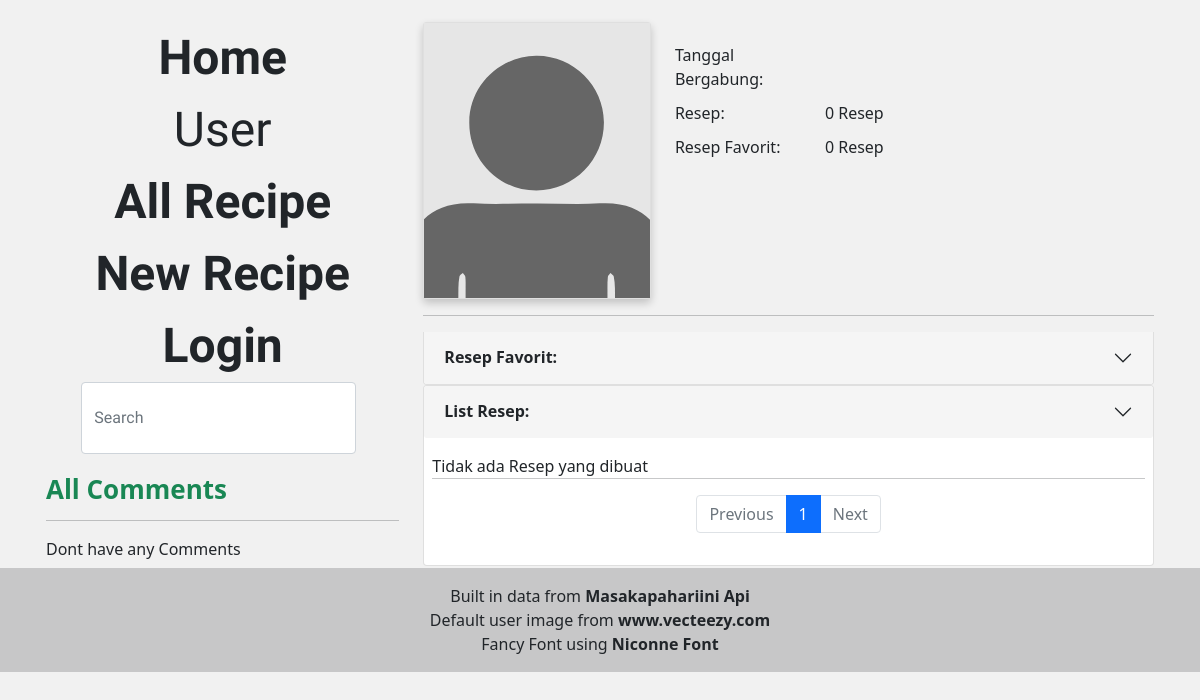
Page /profile/5 on the earlier database version.
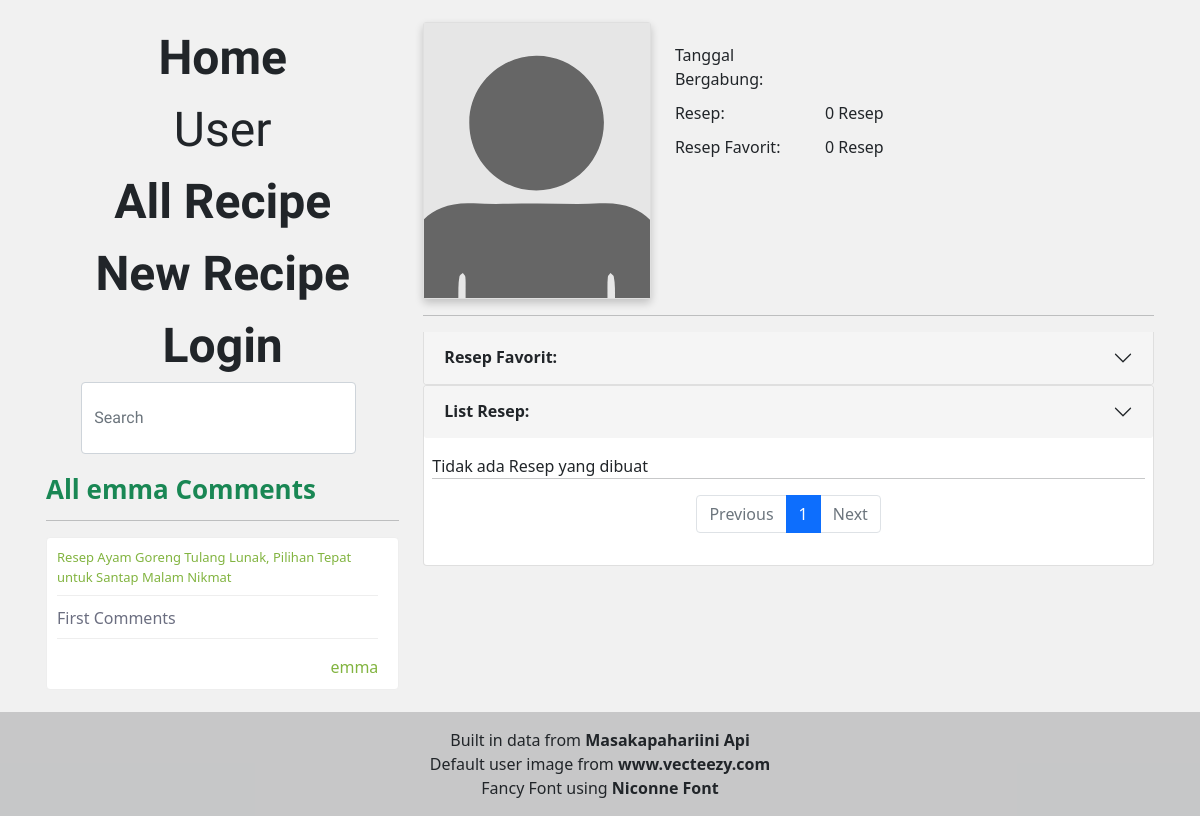
Same page on the later database version.
### resep/models.py (models this page shows, shortened)
class Comment(models.Model):
    user = models.ForeignKey(User, on_delete=models.CASCADE, related_name="user_comment")
    rec = models.ForeignKey(Recipe, on_delete=models.CASCADE, related_name="comment")
    time = models.DateTimeField(auto_now_add=True, blank=True)
    comment = models.CharField(max_length = 200)

class User(AbstractUser):
    pass

class Recipe(models.Model):
    user = models.ForeignKey(User, on_delete=models.CASCADE, related_name="user")
    title = models.TextField()
    key = models.CharField(max_length = 128)
    image = models.URLField()
    difficulty = models.CharField(max_length = 64)
    times = models.CharField(max_length = 64)
    date = models.DateTimeField(auto_now_add=True, blank=True)
    desc = models.TextField()
    ingredient = models.JSONField()
    step = models.JSONField()
    like_count = models.IntegerField(default=0)

### resep/views.py (the view)
# urls.py: path("profile/<int:user_id>", views.profile, name="profile"),
def profile(request, user_id):
    a = Recipe.objects.filter(user=user_id)
    paginator = Paginator(a, 8)
    page = request.GET.get('page', 1)
    user = paginator.page(page)
    b = Favorite.objects.filter(user=user_id, fav=True)
    c = Comment.objects.filter(user=user_id)
    return render(request, "resep/profile.html", {
        "data": user,
        "data_all": a,
        "fav": b,
        "comments": c
    })

### resep/templates/resep/profile.html (shortened to what the changed rows need)
{% extends "resep/layout.html" %}
{% load static %}
{% block side_content %}
<div class="blog-comment">
	<h3 class="text-success">All {{ comments.0.user }} Comments</h3>
	<hr/>
	{% if comments %}
	<ul class="comments">
		{% for comment in comments %}
		<li class="clearfix">
		  <div class="post-comments">
			  <p class="meta"><a class="comment_text" href="{% url 'detail' comment.rec.id %}">{{ comment.rec.title }}</a></p>
			  <p class="user_comment">
				  {{ comment.comment }}
			  </p>
				<a class="comment_text username_comments" href="{% url 'profile' comment.user.id %}">{{ comment.user }}</a>
		  </div>
		</li>
		{% endfor %}
	</ul>
	{% else %}
	Dont have any Comments
	{% endif %}
</div>
{% endblock %}
{% block content %}
<div class="col-md-8">
	<div class="row">
		<div>
				<div class="accordion-item">
					<h2 class="accordion-header" id="flush-headingOne">
					<button class="accordion-button collapsed" type="button" data-bs-toggle="collapse" data-bs-target="#flush-collapseOne" aria-expanded="false" aria-controls="flush-collapseOne">
					<b>Resep Favorit:</b>
					</button>
					</h2>
				</div>
		</div>
		<div>
			<div class="accordion-item">
				<h2 class="accordion-header" id="flush-headingTwo">
				<button class="accordion-button collapsed" type="button" data-bs-toggle="collapse" data-bs-target="#flush-collapseTwo" aria-expanded="false" aria-controls="flush-collapseTwo">
				<b id="here">List Resep:</b>
				</button>
				</h2>
				<div id="flush-collapseTwo" class="accordion-collapse collapse show" aria-labelledby="flush-headingTwo" data-bs-parent="#accordionFlushExample">
					<div class="accordion-body" >
						<div class="row">
							<nav aria-label="Page navigation example">
								<ul class="pagination justify-content-center">
								{% for i in data.paginator.page_range %}
								{% if data.number == i %}
									<li class="page-item active" aria-current="page">
										<span class="page-link">
										{{ i }}
										</span>
									</li>
								{% elif i > data.number|add:'-5' and i < data.number|add:'5' %}
									<li class="page-item"><a class="page-link" href="?page={{ i }}#here">{{ i }}</a></li>
								{% endif %}
								{% endfor %}
								</ul>
							</nav>
						</div>
					</div>
				</div>
			</div>
		</div>
	</div>
</div>
{% endblock %}

Differences in the rows shown:
added Comment: user.username "emma", rec "Resep Ayam Goreng Tulang Lunak, Pilihan Tepat untuk Santap Malam Nikmat", comment "First Comments", user "emma"
Other differences:
text no longer shown: "Dont have any Comments"
